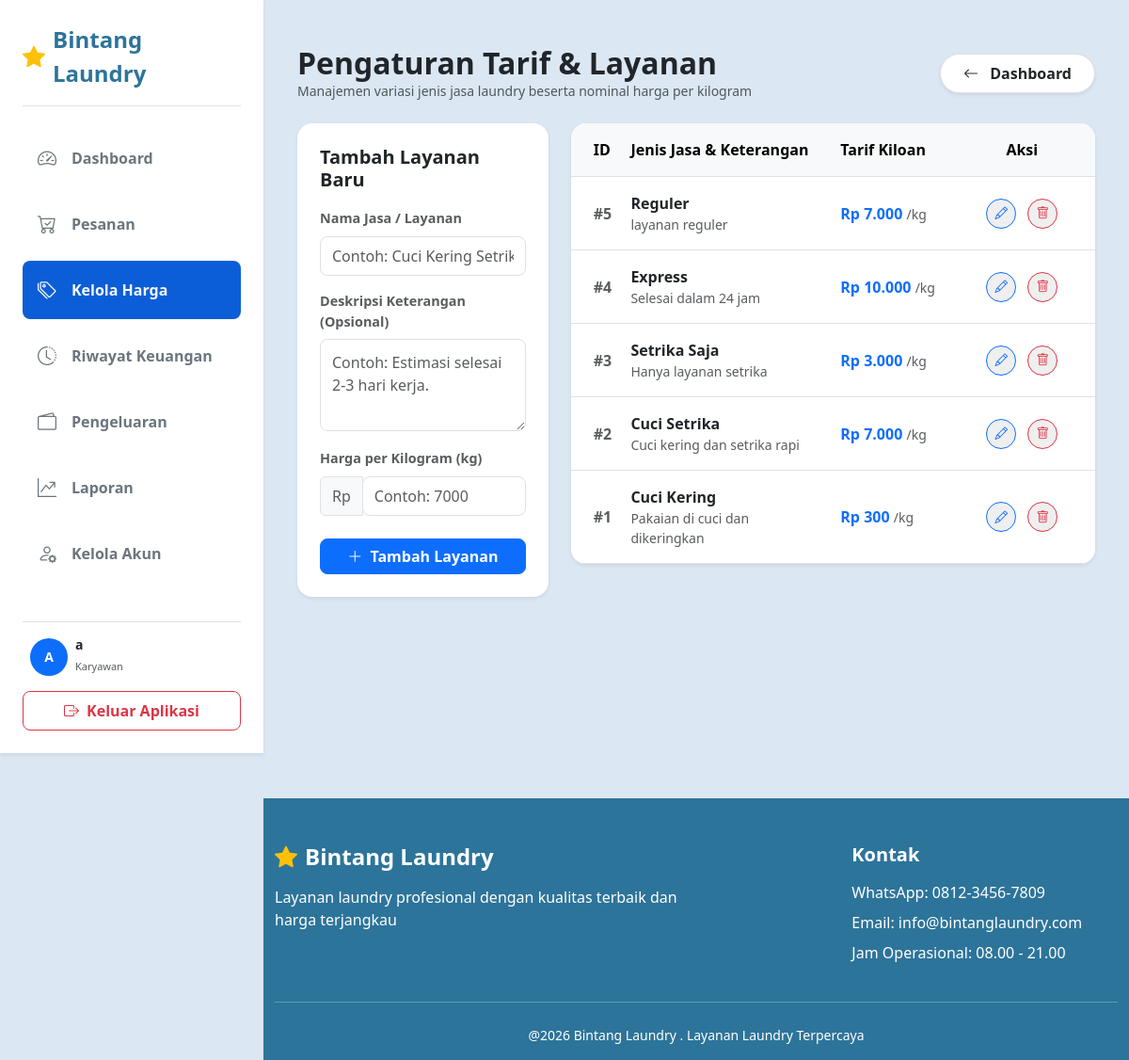
The app's page /admin_harga.php (signed in), older data.
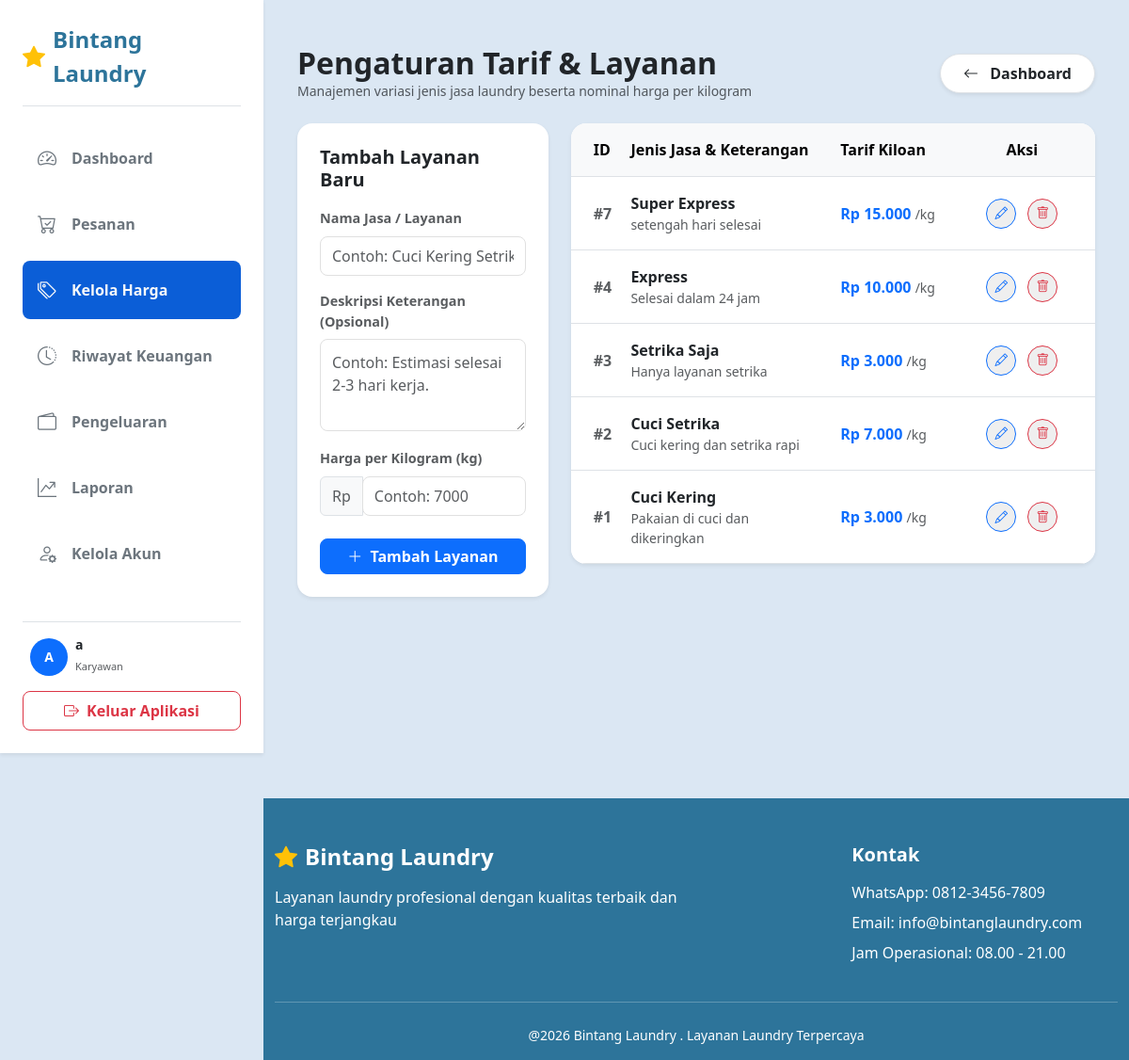
The same page, newer data.
### tables this page shows
CREATE TABLE `layanan` (
  `id_layanan` int NOT NULL,
  `nama_layanan` varchar(100) NOT NULL,
  `deskripsi` text NOT NULL,
  `harga_perkg` int NOT NULL,
  `harga_layanan` int NOT NULL
);

### admin_harga.php (the view, shortened to what the changed rows need)
<?php
include 'includes/navbar.php';
include 'includes.php';
$result = mysqli_query($conn, "SELECT * FROM layanan ORDER BY id_layanan DESC");
?>
<div class="container py-4 text-start">
    <div class="d-flex justify-content-between align-items-center mb-4">
        <div>
            <h2 class="fw-bold mb-0">Pengaturan Tarif & Layanan</h2>
        </div>
    </div>
    <div class="row g-4">
        <div class="col-lg-8">
            <div class="card border-0 shadow-sm rounded-4 overflow-hidden bg-white">
                <div class="table-responsive">
                    <table class="table table-hover align-middle mb-0 text-start">
                        <thead class="table-light text-secondary border-bottom">
                            <tr>
                                <th class="py-3 ps-4" style="width: 10%">ID</th>
                                <th class="py-3" style="width: 40%">Jenis Jasa & Keterangan</th>
                                <th class="py-3" style="width: 25%">Tarif Kiloan</th>
                                <th class="py-3 pe-4 text-center" style="width: 25%">Aksi</th>
                            </tr>
                        </thead>
                        <tbody>
                            <?php if (mysqli_num_rows($result) == 0): ?>
                                <tr>
                                    <td colspan="4" class="text-center py-5 text-muted">
                                        <i class="bi bi-inbox fs-2 d-block mb-2"></i> Belum ada data layanan laundry.
                                    </td>
                                </tr>
                            <?php else: ?>
                                <?php while ($row = mysqli_fetch_assoc($result)): ?>
                                    <tr class="border-bottom">
                                        <td class="py-3 ps-4 fw-semibold text-muted">#<?= $row['id_layanan'] ?></td>
                                        <td class="py-3">
                                            <div class="fw-bold text-dark"><?= htmlspecialchars($row['nama_layanan']) ?></div>
                                            <div class="text-muted small mt-0.5"><?= !empty($row['deskripsi']) ? htmlspecialchars($row['deskripsi']) : '<span class="text-muted opacity-50 italic small">Tidak ada keterangan deskripsi</span>'; ?></div>
                                        </td>
                                        <td class="py-3 fw-bold text-primary">Rp <?= number_format($row['harga_perkg'], 0, ',', '.') ?> <span class="small fw-normal text-muted">/kg</span></td>
                                        <td class="py-3 pe-4 text-center">
                                            <div class="d-flex justify-content-center gap-2">
                                                <button type="button" class="btn-action-outline btn-action-edit"
                                                        data-bs-toggle="modal" data-bs-target="#modalEdit"
                                                        data-id="<?= $row['id_layanan'] ?>"
                                                        data-nama="<?= htmlspecialchars($row['nama_layanan']) ?>"
                                                        data-deskripsi="<?= htmlspecialchars($row['deskripsi'] ?? '') ?>"
                                                        data-harga="<?= $row['harga_perkg'] ?>">
                                                    <i class="bi bi-pencil"></i>
                                                </button>
                                                <form method="POST" action="" onsubmit="return confirm('Apakah Anda yakin ingin menghapus layanan ini?');" class="m-0">
                                                    <button type="submit" name="hapus_layanan" class="btn-action-outline btn-action-delete ms-1">
                                                        <i class="bi bi-trash"></i>
                                                    </button>
                                                </form>
                                            </div>
                                        </td>
                                    </tr>
                                <?php endwhile; ?>
                            <?php endif; ?>
                        </tbody>
                    </table>
                </div>
            </div>
        </div>
    </div>
</div>
<?php include 'includes/footer.php'; ?>

Row changes from the older to the newer data that the page shows:
removed layanan: id_layanan "5", nama_layanan "Reguler", deskripsi "layanan reguler", harga_perkg "7.000"
added layanan: id_layanan "7", nama_layanan "Super Express", deskripsi "setengah hari selesai", harga_perkg "15.000"
changed layanan "Cuci Kering": harga_perkg "300" → "3.000"
